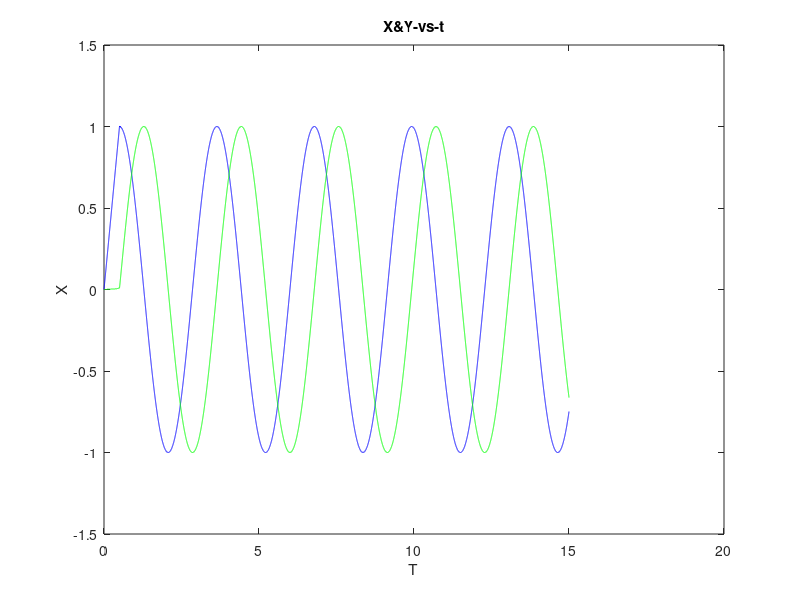
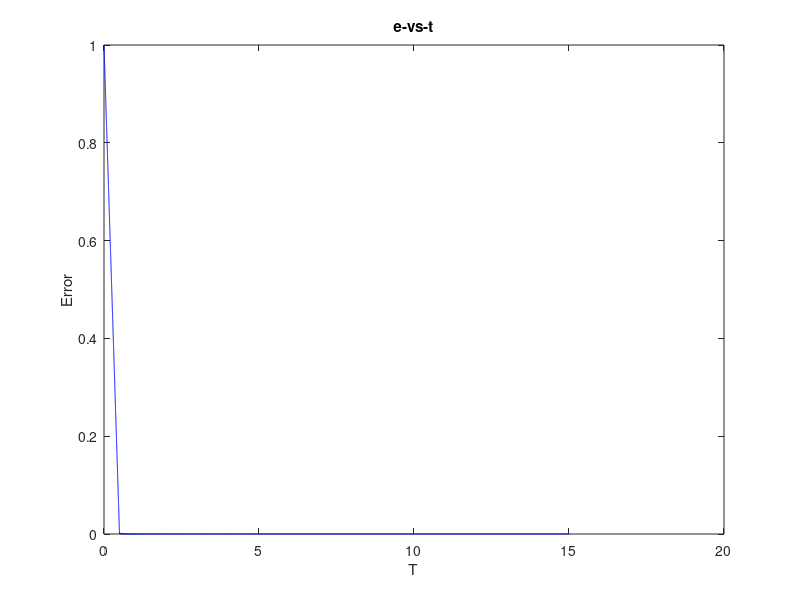
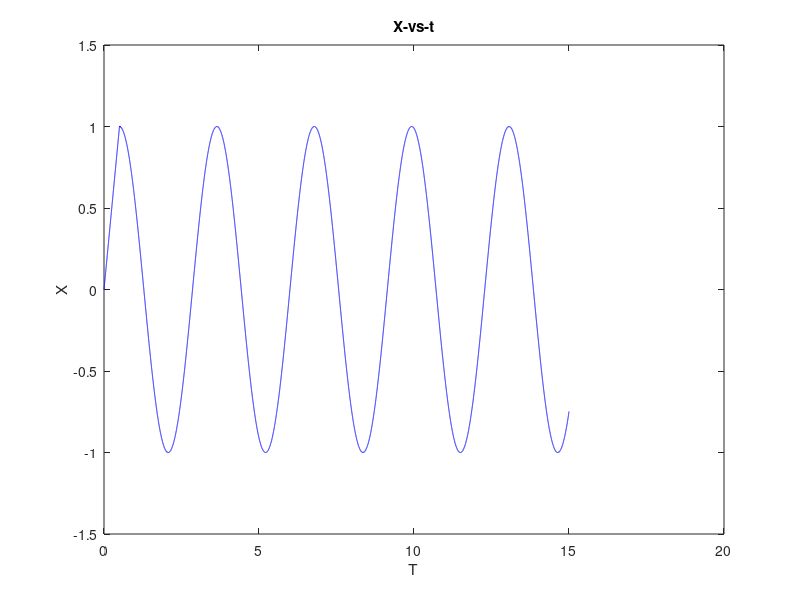
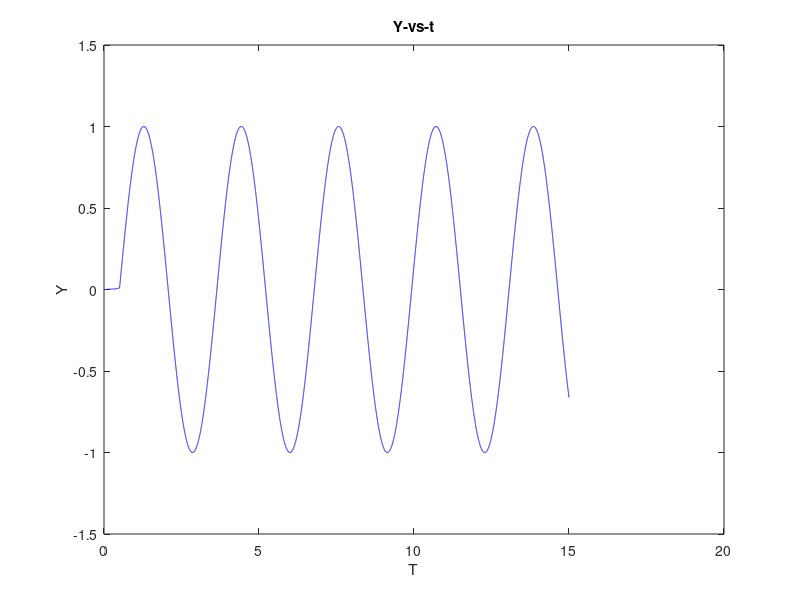

The MATLAB source for these figures, in order:
% Pure Pursuit Controller for Unicycle Robot
% References:- https://arxiv.org/html/2409.09848v1#:~:text=The%20pure%20pursuit%20method%20stands,and%20the%20vehicle's%20reference%20point.
% References:- https://in.mathworks.com/matlabcentral/answers/1696610-pure-pursuit-controller-should-follow-y-x-5
close all;
clear;
clc;
% Initial Pose
x=0;             
y=0;            
theta=0;     
dt=0.0005;       
T=15;            
v=2;
% Parameters
ld=0.008;
radius=1;      
dur=0:dt:T;
s=size(dur);
xpath=zeros(s);
ypath=zeros(s);
thetapath=zeros(s);
% Radial Distance
errorpath=zeros(s);

for i=1:length(dur)
    xpath(i)=x;
    ypath(i)=y;
    thetapath(i)=rem(theta,2*pi);
    errorpath(i)=abs(sqrt(x^2+y^2)-radius);
    current_angle=atan2(y,x);
    ld_angle=current_angle+v*dt/radius;
    x_ahead=radius*cos(ld_angle);
    y_ahead=radius*sin(ld_angle);
    dx=x_ahead-x;
    dy=y_ahead-y;
    x=x+v*cos(theta)*dt;
    y=y+v*sin(theta)*dt;
    alpha=atan2(dy,dx)-theta;
    %formula for a unicycle with wheel radius=0.001
    phi=atan(2*(0.001/ld)*sin(alpha));
    theta=theta+phi; 
end


figure;
plot(dur,xpath,"b-");
hold on;
plot(dur,ypath,"g-")
title("X&Y-vs-t");
xlabel("T");
ylabel("X");

figure;
plot(dur,errorpath,"b-");
title("e-vs-t");
xlabel("T");
ylabel("Error");

figure;
plot(dur,xpath,"b-");
title("X-vs-t");
xlabel("T");
ylabel("X");

figure;
plot(dur,ypath,"b-");
title("Y-vs-t");
xlabel("T");
ylabel("Y");

figure;
plot(dur,thetapath,"b-");
title("θ-vs-t");
xlabel("T");
ylabel("θ");

figure;
plot(xpath,ypath,"b-","LineWidth",2);
hold on;
axis equal;
grid on;
plot(1,0,"ro");
plot(0,1,"ro");
plot(-1,0,"ro");
plot(0,-1,"ro");
title("Y-vs-X");
xlabel("X");
ylabel("Y");
